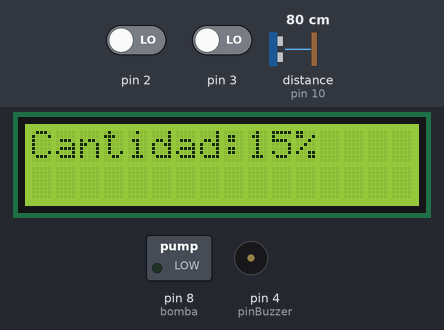
The sketch below on a simulated Arduino Uno, built with avr-gcc and run on an emulated ATmega328P. On the bench: 16×2 character LCD, switched loads named in the sketch (green lamp = pin HIGH), buzzer (waves = sounding). Wiring (inferred from the names in the program): ultrasonic range finder: trigger pin 9; echo pin 10. The inputs (shaded band) are chosen by the test bench; at power-on: distance to the obstacle (sensor on pin 10) 80 cm, pin 3 LOW, pin 2 LOW. The echo pulse lasts 58.3 µs per cm; pins used as bus, display or sensor lines are not drawn; what the sketch prints to the serial monitor is not drawn.

Above: at 1.2 s.
1.3 s: distance to the obstacle (sensor on pin 10) set to 120 cm
4.3 s: distance to the obstacle (sensor on pin 10) set to 16 cm
5.8 s: distance to the obstacle (sensor on pin 10) set to 12 cm
At 6.8 s:
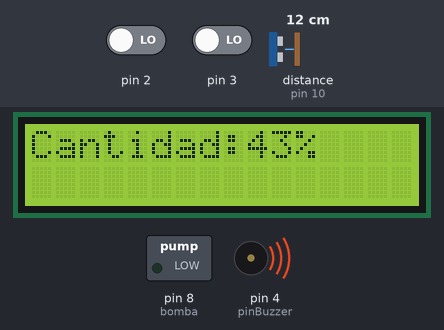
7.5 s: pin 3 driven HIGH
At 8.7 s:
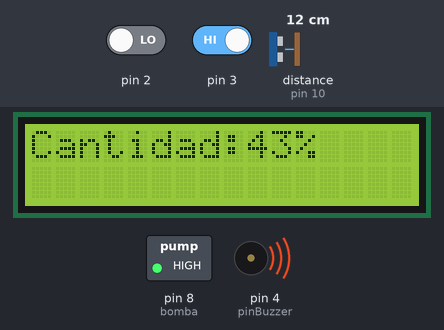
9.0 s: distance to the obstacle (sensor on pin 10) set to 120 cm
At 10.6 s:
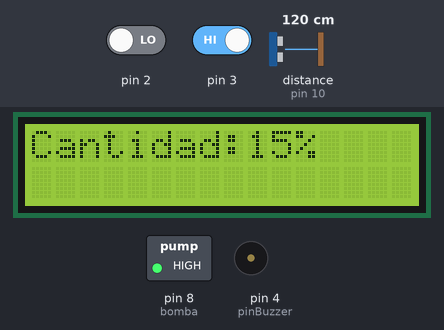
12.0 s: pin 2 driven HIGH
At 13.3 s:
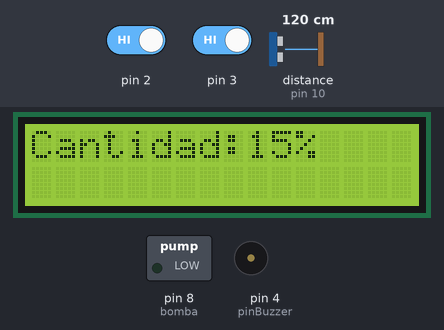
Timing chart, 0 to 14.5 s (numbered marks = the images above; inputs shaded):
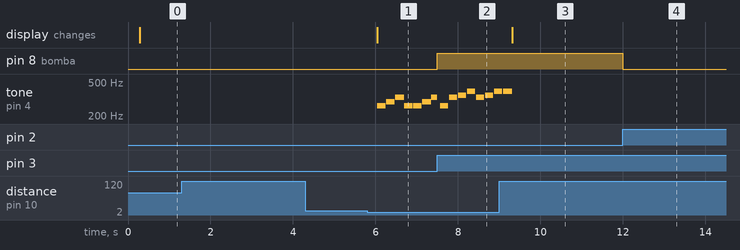

The sketch:

Bomba-1.1.ino
```cpp
#include <LiquidCrystal_I2C.h>
#define TRIG 9
#define ECHO 10
#define bomba 8

const float VELOCIDAD = 0.0343;
float TIME;
float DISTANCIA;
LiquidCrystal_I2C pantalla(0x27, 16, 2);
int pinBuzzer = 4;

// Definir la melodía de la canción
int melodia[] = {262, 294, 330, 262, 262, 294, 330, 262, 330, 349, 392, 330, 349, 392, 392, 440, 392, 349, 330, 262, 262, 392, 330, 262, 262, 392, 330, 262, 294, 262};

// Duración de cada nota en milisegundos
int duracionNotas[] = {200, 200, 400, 200, 200, 400, 200, 200, 200, 200, 200, 200, 200, 200, 400, 200, 200, 200, 200, 200, 200, 200, 200, 200, 200, 200, 200, 200, 400};

int indiceMelodia = 0;

void setup() {
  pinMode(pinBuzzer, OUTPUT);
  Serial.begin(9600);
  pinMode(TRIG, OUTPUT);
  pinMode(ECHO, INPUT);
  pinMode(bomba, OUTPUT);
  pantalla.init();
  pantalla.backlight();
  pantalla.clear();
  attachInterrupt(digitalPinToInterrupt(2), llenar, CHANGE);
  attachInterrupt(digitalPinToInterrupt(3), pausa, HIGH);
}

void loop() {
  digitalWrite(TRIG, HIGH);
  delay(1);
  digitalWrite(TRIG, LOW);
  TIME = pulseIn(ECHO, HIGH);
  DISTANCIA = (TIME) * VELOCIDAD / 2;
  Serial.println(DISTANCIA);
  delay(200);
  if (DISTANCIA >= 13) {
    pantalla.clear();
    pantalla.setCursor(0, 0);
    pantalla.print("Cantidad:15%");
  }
  if (DISTANCIA >= 12 && DISTANCIA < 13) {
    pantalla.clear();
    pantalla.setCursor(0, 0);
    pantalla.print("Cantidad:29%");
  }
  if (DISTANCIA >= 11 && DISTANCIA < 12) {
    pantalla.clear();
    pantalla.setCursor(0, 0);
    pantalla.print("Cantidad:43%");
  }
  if (DISTANCIA >= 10 && DISTANCIA < 11) {
    pantalla.clear();
    pantalla.setCursor(0, 0);
    pantalla.print("Cantidad:57%");
  }
  if (DISTANCIA >= 9 && DISTANCIA < 10) {
    pantalla.clear();
    pantalla.setCursor(0, 0);
    pantalla.print("Cantidad:71%");
  }
  if (DISTANCIA >= 8 && DISTANCIA < 9) {
    pantalla.clear();
    pantalla.setCursor(0, 0);
    pantalla.print("Cantidad:85%");
  }
  if (DISTANCIA >= 7 && DISTANCIA < 8) {
    pantalla.clear();
    pantalla.setCursor(0, 0);
    pantalla.print("Cantidad:92%");
  }
  if (DISTANCIA >= 6 && DISTANCIA < 7) {
    pantalla.clear();
    pantalla.setCursor(0, 0);
    pantalla.print("Cantidad:100%");

  }

  // Reproducir melodía si se cumple la distancia
  if (DISTANCIA <= 13 && DISTANCIA >= 6) {
    // Reproducir nota en el buzzer
    tone(pinBuzzer, melodia[indiceMelodia], duracionNotas[indiceMelodia]);

    // Incrementar el índice de la melodía
    indiceMelodia = (indiceMelodia + 1) % sizeof(melodia);
  } else {
    // Si no se cumple la distancia, detener la reproducción
    noTone(pinBuzzer);
  }
}

void llenar() {
  digitalWrite(bomba, LOW);
  tone(pinBuzzer, 200);
}

void pausa() {
  digitalWrite(bomba, HIGH);
  noTone(pinBuzzer);
}
```

Measured:
- the behaviour switches between 14 and 13 cm on distance to the obstacle (sensor on pin 10) (found by bisection; images 0 and 1)
- after the input at 1.3 s, every drawn part: stays the same
- after the input at 4.3 s, every drawn part: stays the same
- after the input at 5.8 s, tone on pin 4 (pinBuzzer): plays 262 Hz for 0.20 s, 294 Hz for 0.20 s, 330 Hz for 0.22 s, 262 Hz for 0.20 s, 262 Hz for 0.20 s, 294 Hz for 0.22 s … (7 notes in this stretch), starting after 0.25 s; the display: changes after 0.25 s (image 1)
- after the input at 7.5 s, pin 8 (bomba): LOW → HIGH at once
- after the input at 9.0 s, the display: changes after 0.32 s (image 3)
- after the input at 12.0 s, pin 8 (bomba): HIGH → LOW at once
